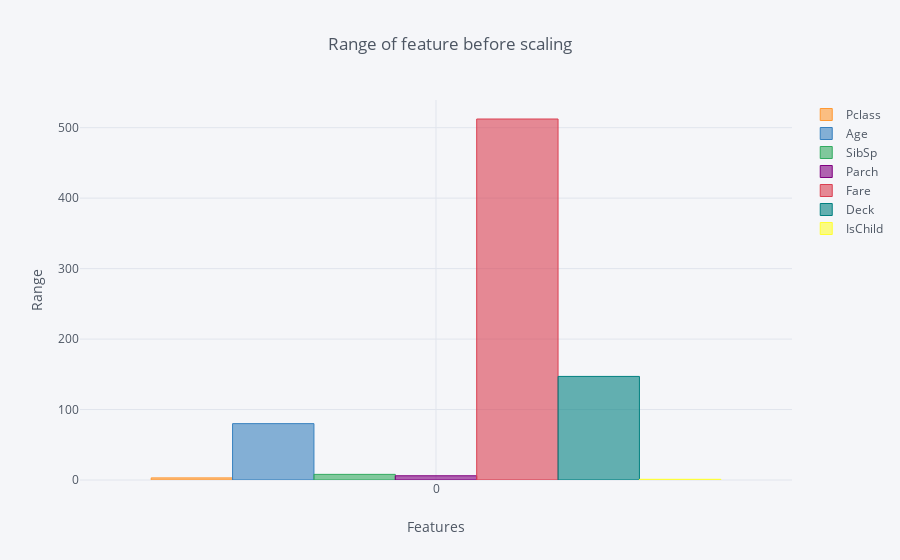

Notebook code cell kept with this figure:
### Markdown cell above
### Finally, we need to perform normalization on the data. Normalizing the data is necessary because feeding a machine learning model with large or heterogeneous values can trigger large gradient updates that will prevent the gradient descent algorithm from converging. Let's look at the ranges of values for our dataframe:

### Code cell
ranges = titanic_df[['Pclass', 'Age', 'SibSp', 'Parch', 'Fare', 'Deck', 'IsChild']].max().to_frame().T
ranges.iplot(kind='bar', xTitle='Features', yTitle='Range', title='Range of feature before scaling')

### Figure 1 — Plotly figure (JSON) as saved in the notebook; plotly's stock layout.template omitted (floating-point values rounded to 4 significant figures)
{"data": [{"marker": {"color": "rgba(255, 153, 51, 0.6)", "line": {"color": "rgba(255, 153, 51, 1.0)", "width": 1}}, "name": "Pclass", "orientation": "v", "text": "", "type": "bar", "uid": "44d7858e-91ee-41de-bc85-14e7e2ca7f14", "x": [0], "y": [3.0]}, {"marker": {"color": "rgba(55, 128, 191, 0.6)", "line": {"color": "rgba(55, 128, 191, 1.0)", "width": 1}}, "name": "Age", "orientation": "v", "text": "", "type": "bar", "uid": "3cdf11ef-9157-4d5d-b7ad-405c327ab2b5", "x": [0], "y": [80.0]}, {"marker": {"color": "rgba(50, 171, 96, 0.6)", "line": {"color": "rgba(50, 171, 96, 1.0)", "width": 1}}, "name": "SibSp", "orientation": "v", "text": "", "type": "bar", "uid": "bce26140-9212-4ee8-868d-a824cca2715e", "x": [0], "y": [8.0]}, {"marker": {"color": "rgba(128, 0, 128, 0.6)", "line": {"color": "rgba(128, 0, 128, 1.0)", "width": 1}}, "name": "Parch", "orientation": "v", "text": "", "type": "bar", "uid": "4755f965-85fb-4f19-9eb7-cfc3417e807e", "x": [0], "y": [6.0]}, {"marker": {"color": "rgba(219, 64, 82, 0.6)", "line": {"color": "rgba(219, 64, 82, 1.0)", "width": 1}}, "name": "Fare", "orientation": "v", "text": "", "type": "bar", "uid": "84937794-c425-48ca-98aa-bdc01e6c2fa5", "x": [0], "y": [512.3]}, {"marker": {"color": "rgba(0, 128, 128, 0.6)", "line": {"color": "rgba(0, 128, 128, 1.0)", "width": 1}}, "name": "Deck", "orientation": "v", "text": "", "type": "bar", "uid": "aab96380-a667-427b-bd14-83773f6ea73d", "x": [0], "y": [147.0]}, {"marker": {"color": "rgba(255, 255, 51, 0.6)", "line": {"color": "rgba(255, 255, 51, 1.0)", "width": 1}}, "name": "IsChild", "orientation": "v", "text": "", "type": "bar", "uid": "532ba90b-24e1-487c-ba7a-1b1d1704b2c5", "x": [0], "y": [1.0]}], "layout": {"legend": {"bgcolor": "#F5F6F9", "font": {"color": "#4D5663"}}, "paper_bgcolor": "#F5F6F9", "plot_bgcolor": "#F5F6F9", "title": {"font": {"color": "#4D5663"}, "text": "Range of feature before scaling"}, "xaxis": {"gridcolor": "#E1E5ED", "showgrid": true, "tickfont": {"color": "#4D5663"}, "title": {"font": {"color": "#4D5663"}, "text": "Features"}, "zerolinecolor": "#E1E5ED"}, "yaxis": {"gridcolor": "#E1E5ED", "showgrid": true, "tickfont": {"color": "#4D5663"}, "title": {"font": {"color": "#4D5663"}, "text": "Range"}, "zerolinecolor": "#E1E5ED"}}}
